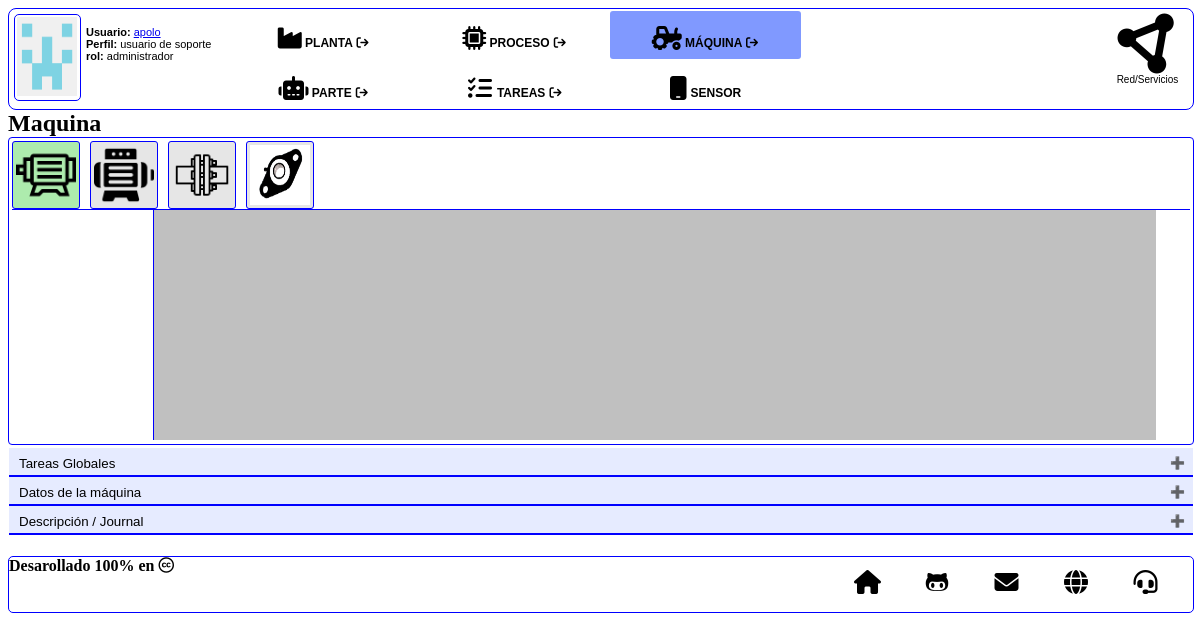
/1/machine, run on the app's committed database.
### tables this page shows
CREATE TABLE machines (
    id INTEGER PRIMARY KEY AUTOINCREMENT,
    created TIMESTAMP NOT NULL DEFAULT CURRENT_TIMESTAMP,
-- Reference fields
    name TEXT NOT NULL NOT NULL,
    id_process INTEGER NOT NULL,
    id_maintenance INTEGER NOT NULL,
    users TEXT NOT NULL,
-- Optional reference values
    brand TEXT,
    model TEXT,
    m_serial TEXT,
    i_serial TEXT,
-- Nominal values 
    kw_nom REAL NOT NULL,
    rpm_nom REAL,
-- Optinal nominal values
    i_nom REAL,
    v_nom REAL,
    n_phases INTEGER,
    n_poles INTEGER,
    f_nom INTEGER,
--Mecanical / others
    nema_class TEXT,
    ip_grade TEXT,
    housing TEXT,
--Description
    a_status INTEGER NOT NULL,
    picture TEXT,
    avatarf TEXT,
    description TEXT,
    journal TEXT
);

CREATE TABLE parts (
    id INTEGER PRIMARY KEY AUTOINCREMENT,
    created TIMESTAMP NOT NULL DEFAULT CURRENT_TIMESTAMP,
--Reference fields
    name TEXT NOT NULL NOT NULL,
    id_machine INTEGER NOT NULL,
    ordinal INTEGER NOT NULL,
    id_maintenance INTEGER NOT NULL,
    type TEXT NOT NULL,
    users TEXT NOT NULL,
    template INTEGER NOT NULL,
    c_task INTEGER NOT NULL,
--Optional reference values
    brand TEXT,
    model TEXT,
    m_serial TEXT,
    i_serial TEXT,
--Description
    a_status INTEGER NOT NULL,
    picture TEXT,
    avatar TEXT,
    description TEXT,
--Specific fields
    s_fields TEXT
);

### index.py (the view, shortened to what this page needs)
@app.route('/<int:id_m>/machine', methods=('GET','POST'))
def machine(id_m):
    nav_menu = {}
    nav_menu['rol'] = 0
    nav_menu['where']  = 3
    machined = get_machine(id_m)
    tasksd = get_machine_scope_task(id_m)
    partsd = get_machine_parts(id_m)
    mq_form = create_machine()
    j_form = send_JSONpack()
    pic_form = upload_file()
    j_lines = get_journal_lines(machined['journal'],'machine',id_m)
    if j_form.validate_on_submit():
        file = app.root_path+'/static/data/machine_'+str(id_m)+'/'+machined['journal']
        journal_writer(file, j_form.data)
        return redirect(url_for("machine", id_m = id_m))
    return render_template("machine.html", machined=machined, partsd=partsd, nav_menu=nav_menu, tasksd=tasksd,
    mq_form=mq_form, j_lines=j_lines, j_form=j_form, pic_form=pic_form)

### functions.py (called while the page is built)
def get_journal_lines(archivo, instance, id):
    salida = []
    journal = 'static/data/'+instance+'_'+str(id)+'/'+archivo
    try:
        with open (journal) as file:
            salida = file.readlines()
    except:
        salida.append('No se cncuentra el archivo')
    return salida

### queries.py (called while the page is built)
def get_db_connection():
    conn = sqlite3.connect('database.db')
    conn.row_factory = sqlite3.Row
    return conn

def get_machine(id_machine):
    conn = get_db_connection()
    machine = conn.execute('SELECT * FROM machines WHERE id=?',(id_machine,)).fetchone()
    conn.close()
    return machine

def get_machine_scope_task(id_machine):
    conn = get_db_connection()
    tasks = conn.execute('SELECT * FROM tasks WHERE id_machine=?', (id_machine,)).fetchall()
    for task in tasks:
        print (task['name'])
    return tasks

def get_machine_parts(id_machine):
    conn = get_db_connection()
    m_parts = conn.execute('SELECT * FROM parts WHERE id_machine=? ORDER BY ordinal ASC',(id_machine,)).fetchall()
    conn.close()
    return m_parts

### templates/machine.html (shortened to what this page needs)
{% extends "base2.html" %}
{% block head %}
  {{ super() }}
  <link rel="stylesheet" href="{{ url_for('static', filename='css/machine.css')}} ">
{% endblock %}
{% block content %}
<h2 style="width:100%; margin: 0 auto;">{{ machined['name']}}</h2>
<div id="components_cont">
  <div id="avatares">
    {% if machined['a_status'] == 1 %}
    <div id="mq_avatar" style="background-color: #adebad">
    {% elif machined['a_status'] == 2 %}
    <div id="mq_avatar" style="background-color: #ffd1b3">
    {% elif machined['a_status'] == 3 %}
    <div id="mq_avatar" style="background-color: orange">
    {% elif machined['a_status'] == 4 %}
    <div id="mq_avatar" style="background-color: red">
    {% else %}
    <div id="mq_avatar" style="background-color: #e6e6e6">
    {% endif %}
    <img src="{{url_for('static', filename='data/machine_') }}{{ machined['id'] }}/avatars/{{ machined['avatarf'] }}"
     width="60px" style="margin: 3px">
    </div>
    {% for partd in partsd %}
    {% if partd['a_status'] == 1 %}
      <div class="parte" style="background-color: #adebad;"><a href="#">
    {% elif partd['a_status'] == 2 %}
      <div class="parte" style="background-color: #ffd1b3"><a href="#">
    {% elif partd['a_status'] == 3 %}
      <div class="parte" style="background-color: orange"><a href="#">
    {% elif partd['a_status'] == 4 %}
      <div class="parte" style="background-color: red;"><a href="#">
    {% else %}
      <div class="parte" style="background-color: #e6e6e6"><a href="#">
    {% endif %}
      <img src="{{ url_for('static', filename='data/machine_')}}{{ machined['id'] }}/avatars/{{partd['avatar']}}"
      width="60px" height="60px" style="margin: 3px;">
      </a>
    </div>
  {% endfor %}
  </div>
  <div id="indicadores">
  </div>
  <div id="tendencias">
  </div>
</div>
<div id="contend">
<button class="accordion">Tareas Globales</button>
<button class="accordion">Datos de la máquina</button>
        {% set f=mq_form.nema_class.process_data(machined['nema_class']) %}
          {% set f=mq_form.n_phases.process_data(machined['n_phases']) %}
        {% set f=mq_form.n_poles.process_data(machined['n_poles']) %}
        {% set f=mq_form.description.process_data(machined['description']) %}
        {% set f=mq_form.f_nom.process_data(machined['f_nom']) %}
        {% set f=mq_form.journal.process_data(machined['journal']) %}
<button class="accordion">Descripción / Journal</button>
</div>
{% endblock %}

### static/css/brands.css (style rules this page uses)
:root, :host { --fa-style-family-brands: 'Font Awesome 6 Brands'; --fa-font-brands: normal 400 1em/1 'Font Awesome 6 Brands'; }

### static/css/solid.css (style rules this page uses)
:root, :host { --fa-style-family-classic: 'Font Awesome 6 Free'; --fa-font-solid: normal 900 1em/1 'Font Awesome 6 Free'; }

### static/css/machine.css (style rules this page uses)
#contend { float: left; width: 100%; height: auto; min-height: 100px; border: 1px solid transparent; border-radius: 4px; min-width: 670px; padding: 2px 0px 5px 0px; }
.accordion { background-color: #e6ebff; color: black; cursor: pointer; padding: 8px 8px 4px 10px; width: 100%; text-align: left; border: none; outline: none; transition: 0.6s; border-bottom: 2px solid blue; }
.accordion:after { content: '\02795'; font-size: 12px; color: black; float: right; margin-left: 5px; }

### data on the page
machines: name "Maquina", avatarf (picture)
parts: avatar (picture)
parts: avatar (picture)
parts: avatar (picture)
